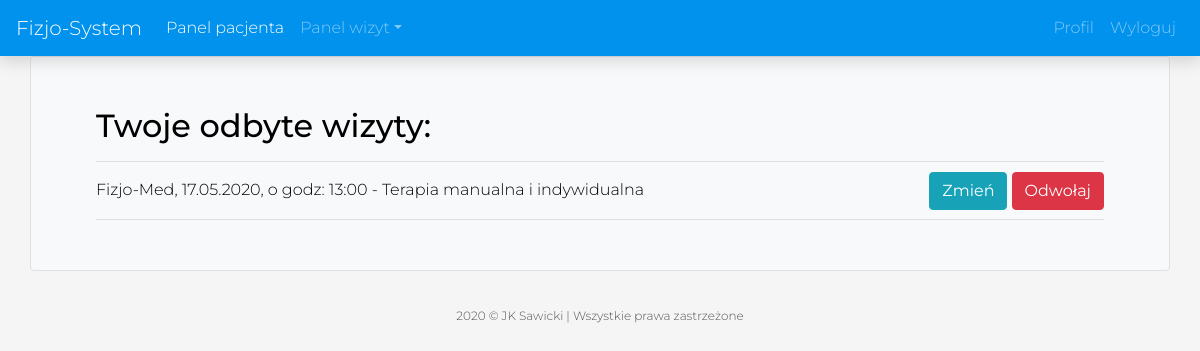
The page /patient/appointment/old (signed in) on the database its author committed.
### appointments/models.py (models this page shows, shortened)
class Appointment(models.Model):
    owner = models.ForeignKey(User, on_delete=models.CASCADE, related_name='appointments')
    office = models.ForeignKey(Office, on_delete=models.CASCADE)
    date = models.DateTimeField()
    name = models.CharField('Enter your first name:', max_length=120)
    date_selected = models.DateTimeField(default=timezone.now)
    phone_number = models.CharField(max_length=9)
    confirmed = models.BooleanField(default=False)
    choice = models.CharField(max_length=120)
    class Meta:
        verbose_name_plural = 'Appointments'

### users/models.py (models this page shows)
class Office(models.Model):
    user = models.OneToOneField(User, on_delete=models.CASCADE, primary_key=True)
    name = models.CharField(max_length=50)
    address = models.CharField(max_length=100)
    city = models.CharField(max_length=100)
    phone_number = models.CharField(max_length=9)
    website = models.CharField(max_length=20)

### patient_panel/views/appointment.py (the view)
# urls.py: path('appointment/old', appointment.OldAppointmentListView.as_view(), name='patient-appointment-old'),
@method_decorator([login_required, patient_required], name='dispatch')
class OldAppointmentListView(View):
    model = Appointment
    template_name = 'patient_panel/appointments_old.html'
    def get_queryset(self):
        queryset = self.request.user.appointments.select_related('owner').order_by('date') \
            .filter(date__lte=datetime.today())
        return queryset
    def get(self, request):
        context = {
            'appointments': self.get_queryset(),
        }
        return render(request, 'patient_panel/appointments_old.html', context)

### patient_panel/templates/patient_panel/appointments_old.html (shortened to what this page needs)
{% extends 'Physiotherapy_Management_System/base_panel_patient.html' %}
{% block content %}
    <div class="container border rounded bg-light">
        <div class="form">
            {% if appointments %}
                <h2>Twoje odbyte wizyty:</h2>
                {% for appointment in appointments %}
                    <hr>
                    {{ appointment.office.name }},
                    {{ appointment.date|date:"d.m.Y" }}, o godz: {{ appointment.date|date:"H:i" }} -
                    {{ appointment.choice }}
                    <div class="right-button">
                        <a href="{% url 'patient-appointment-change' appointment.pk %}" class="btn btn-info"
                           role="button">Zmień</a>
                        <a href="{% url 'patient-appointment-cancel' appointment.pk %}" class="btn btn-danger"
                           role="button">Odwołaj</a>
                    </div>
                {% endfor %}
                <hr>
            {% else %}
                <h2>Tu pojawią się twoje poprzednie wizyty.</h2>
                <hr>
                <a href="{% url 'appointments-select' %}" class="btn btn-warning" role="button">Umów się na wizytę</a>
            {% endif %}
        </div>
    </div>
{% endblock content %}

### users/static/css/navbar.css (style rules this page uses)
body { -moz-osx-font-smoothing: grayscale; -ms-flex-direction: column; -webkit-box-direction: normal; -webkit-box-orient: vertical; -webkit-font-smoothing: antialiased; background: #f5f5f5; color: black; flex-direction: column; font-family: Montserrat, sans-serif; font-size: 1em; font-weight: 300; margin: 0; }
.right-button { text-align: right; margin-bottom: -7px; margin-top: -30px; }

### users/static/css/mystyle.css (style rules this page uses)
.form { margin: 50px; }
a:hover, a:visited, a:link, a:active { text-decoration: none; }

### rows shown on the page
Appointment: office.name "Fizjo-Med", date "17.05.2020", date "13:00", choice "Terapia manualna i indywidualna"
